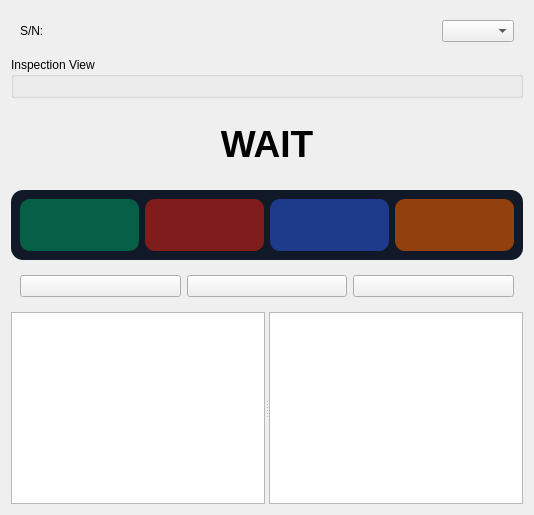
      <widget class="QWidget" name="tab">
       <attribute name="title">
        <string>Auto</string>
       </attribute>
       <layout class="QVBoxLayout" name="auto_root_layout">

 <!-- TOP STATUS BAR -->
 <item>
  <widget class="QFrame" name="frame_status">
   <layout class="QHBoxLayout" name="layout_status">
    <item>
     <widget class="QLabel" name="label_scanner_title">
      <property name="text"><string>S/N:</string></property>
     </widget>
    </item>
    <item>
     <widget class="QLabel" name="label_scanner"/>
    </item>
    <item>
     <spacer name="spacer_status">
      <property name="orientation"><enum>Qt::Horizontal</enum></property>
      <property name="sizeHint" stdset="0"><size><width>40</width><height>20</height></size></property>
     </spacer>
    </item>
    <item>
     <widget class="QComboBox" name="combo_box_model_name_auto"/>
    </item>
   </layout>
  </widget>
 </item>

 <!-- LIVE VIEW -->
 <item>
  <widget class="QGroupBox" name="groupBox">
   <property name="title"><string>Inspection View</string></property>
   <layout class="QVBoxLayout" name="verticalLayout">
    <item>
     <layout class="QVBoxLayout" name="layout_auto_canvas"/>
    </item>
   </layout>
  </widget>
 </item>

 <!-- RESULT -->
 <item>
  <widget class="QLabel" name="label_result">
   <property name="minimumSize"><size><width>0</width><height>80</height></size></property>
   <property name="font">
    <font><pointsize>28</pointsize><bold>true</bold></font>
   </property>
   <property name="alignment"><set>Qt::AlignCenter</set></property>
   <property name="text"><string>WAIT</string></property>
  </widget>
 </item>

 <!-- KPI -->
 <item>
  <widget class="QFrame" name="frame_kpi">
   <property name="styleSheet">
    <string notr="true">
     QFrame#frame_kpi {background:#111827; border-radius:12px;}
     QLabel {color:white;}
    </string>
   </property>
   <layout class="QHBoxLayout" name="layout_kpi">
    <item>
     <widget class="QFrame" name="card_ok">
      <property name="styleSheet"><string notr="true">background:#065f46;border-radius:10px;</string></property>
      <layout class="QVBoxLayout">
       <item><widget class="QLabel" name="label_46"/></item>
       <item><widget class="QLabel" name="label_ok"/></item>
      </layout>
     </widget>
    </item>
    <item>
     <widget class="QFrame" name="card_ng">
      <property name="styleSheet"><string notr="true">background:#7f1d1d;border-radius:10px;</string></property>
      <layout class="QVBoxLayout">
       <item><widget class="QLabel" name="label_47"/></item>
       <item><widget class="QLabel" name="label_ng"/></item>
      </layout>
     </widget>
    </item>
    <item>
     <widget class="QFrame" name="card_total">
      <property name="styleSheet"><string notr="true">background:#1e3a8a;border-radius:10px;</string></property>
      <layout class="QVBoxLayout">
       <item><widget class="QLabel" name="label_48"/></item>
       <item><widget class="QLabel" name="label_total"/></item>
      </layout>
     </widget>
    </item>
    <item>
     <widget class="QFrame" name="card_rate">
      <property name="styleSheet"><string notr="true">background:#92400e;border-radius:10px;</string></property>
      <layout class="QVBoxLayout">
       <item><widget class="QLabel" name="label_49"/></item>
       <item><widget class="QLabel" name="label_rate"/></item>
      </layout>
     </widget>
    </item>
   </layout>
  </widget>
 </item>

 <!-- CONTROL -->
 <item>
  <widget class="QFrame" name="frame_control">
   <layout class="QHBoxLayout" name="layout_control">
    <item><widget class="QPushButton" name="but_start_auto"/></item>
    <item><widget class="QPushButton" name="but_stop_auto"/></item>
    <item><widget class="QPushButton" name="but_reset_auto"/></item>
   </layout>
  </widget>
 </item>

 <!-- DATA -->
 <item>
  <widget class="QSplitter" name="splitter_data">
   <property name="orientation"><enum>Qt::Horizontal</enum></property>
   <widget class="QTableWidget" name="table_widget_classes_ai_auto"/>
   <widget class="QListView" name="list_log_view"/>
  </widget>
 </item>
</layout>
</widget>
